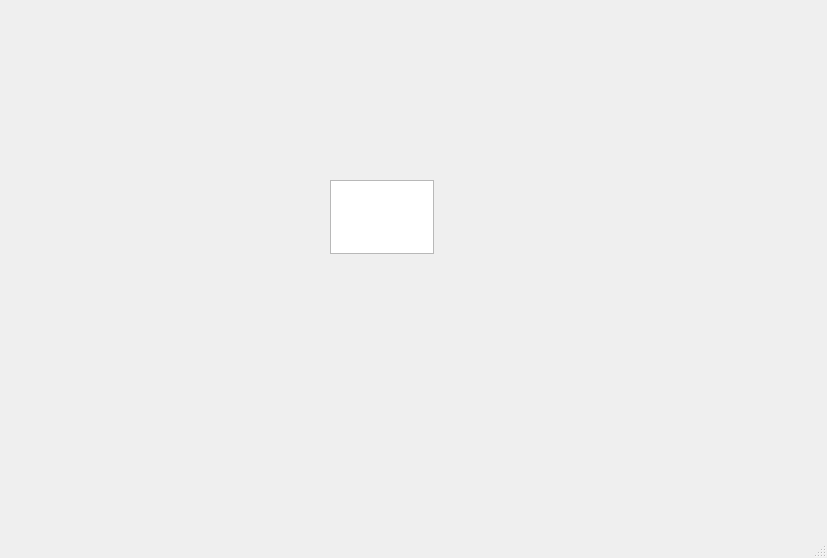
<?xml version="1.0" encoding="UTF-8"?>
<ui version="4.0">
 <class>QDialog</class>
 <widget class="QMainWindow" name="QDialog">
  <property name="geometry">
   <rect>
    <x>0</x>
    <y>0</y>
    <width>827</width>
    <height>558</height>
   </rect>
  </property>
  <property name="windowTitle">
   <string>Demo2_3</string>
  </property>
  <widget class="QWidget" name="centralwidget">
   <widget class="QPlainTextEdit" name="plainTextEdit">
    <property name="geometry">
     <rect>
      <x>330</x>
      <y>180</y>
      <width>104</width>
      <height>74</height>
     </rect>
    </property>
   </widget>
  </widget>
  <widget class="QMenuBar" name="menubar">
   <property name="geometry">
    <rect>
     <x>0</x>
     <y>0</y>
     <width>827</width>
     <height>24</height>
    </rect>
   </property>
  </widget>
  <widget class="QStatusBar" name="statusbar"/>
 </widget>
 <resources/>
 <connections/>
</ui>
